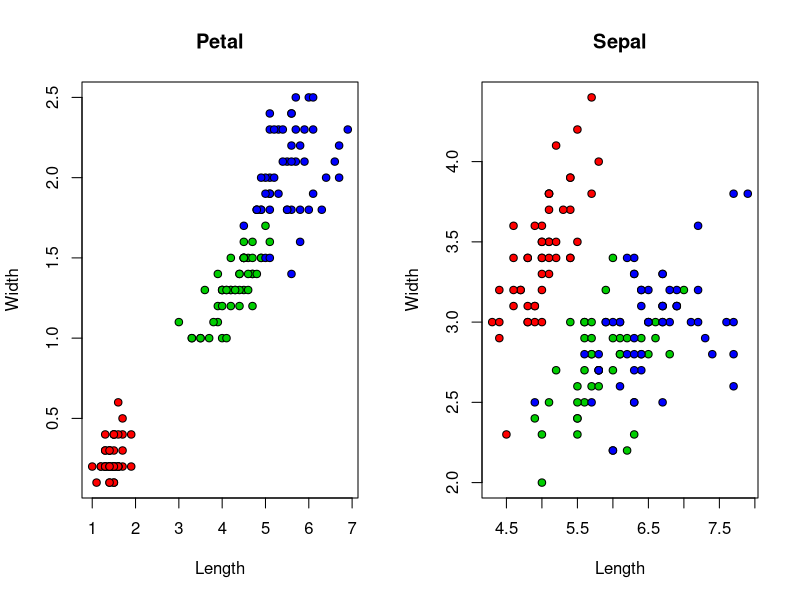

Here is the R script that generated this plot:
# Iris Data Assignment One

# Create two columns on single row
par(
  mfrow=c(1,2))
 
# Create scatter plot for petals
plot(
  iris$Petal.Length,
  iris$Petal.Width,
  pch=21, # type of symbol
  bg=c("red","green3","blue")[unclass(iris$Species)],
  main="Petal", # main title
  xlab="Length", # x title
  ylab="Width" # y title
)
 
# Create scatter plot for sepal
plot(
  iris$Sepal.Length,
  iris$Sepal.Width,
  pch=21,
  bg=c("red","green3","blue")[unclass(iris$Species)],
  main="Sepal",
  xlab="Length",
  ylab="Width"
)